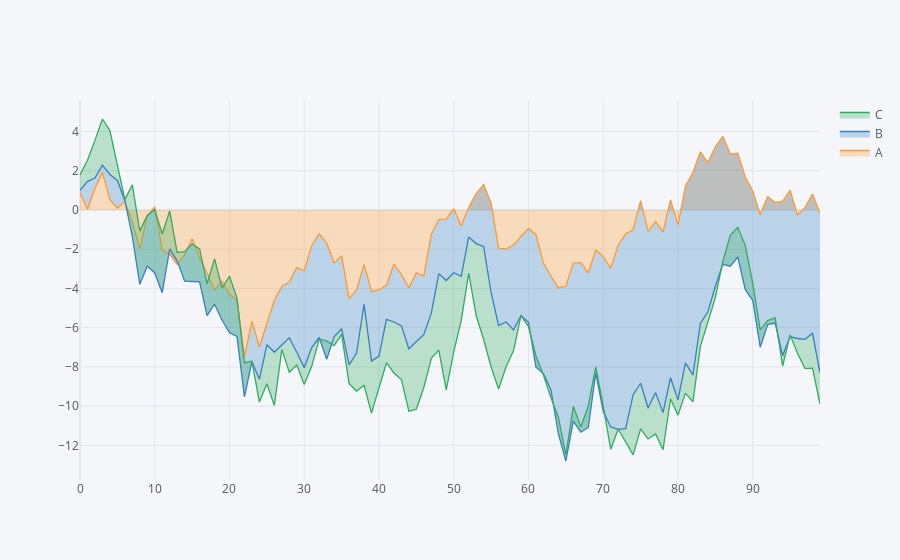

The notebook cell this image was saved under:
### Code cell
df.iplot(kind = 'area', fill = True)
